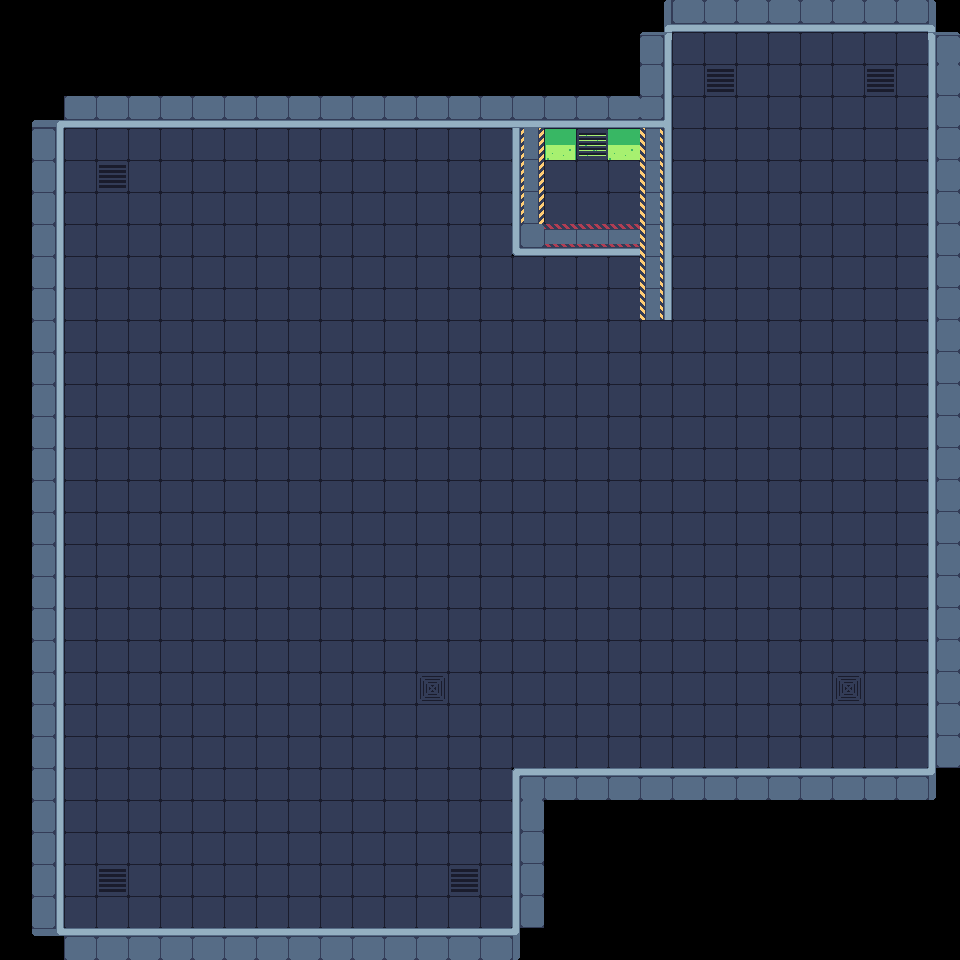

The image is a tile-based game level rendered from a .tmx file. Its description and complete source (layers, tilesets, objects, tile grids) follow:
An orthogonal 30x30 tile map with 32x32 px tiles, 2 tile layers (Layer2, Layer1) and 15 objects.

<map version="1.10" tiledversion="1.10.2" orientation="orthogonal" renderorder="right-down" width="30" height="30" tilewidth="32" tileheight="32" infinite="0" nextlayerid="5" nextobjectid="1">
 <editorsettings>
  <export target="tutorialMap.json" format="json" />
 </editorsettings>
 <tileset firstgid="1" name="tileset" tilewidth="32" tileheight="32" tilecount="851" columns="37">
  <image source="tileset.png" width="1184" height="736" />
  <tile id="2">
   <objectgroup draworder="index" id="2">
    <object id="1" x="0" y="0" width="32" height="32" />
   </objectgroup>
  </tile>
  <tile id="3">
   <objectgroup draworder="index" id="2">
    <object id="1" x="0" y="0" width="8.91848" height="32.0905" />
    <object id="2" x="0" y="0" width="32.0905" height="8.91848" />
   </objectgroup>
  </tile>
  <tile id="4">
   <objectgroup draworder="index" id="2">
    <object id="1" x="0" y="0" width="8.64693" height="31.9095" />
    <object id="2" x="0" y="0" width="32" height="8.91848" />
   </objectgroup>
  </tile>
  <tile id="5">
   <objectgroup draworder="index" id="2">
    <object id="1" x="0" y="0" width="32" height="7.92281" />
   </objectgroup>
  </tile>
  <tile id="6">
   <objectgroup draworder="index" id="2">
    <object id="1" x="23.8056" y="0" width="8.19436" height="31.9095" />
    <object id="2" x="0" y="0" width="31.819" height="8.01332" />
   </objectgroup>
  </tile>
  <tile id="75">
   <objectgroup draworder="index" id="2">
    <object id="1" x="0" y="0" width="8" height="32" />
   </objectgroup>
  </tile>
  <tile id="83">
   <objectgroup draworder="index" id="2">
    <object id="1" x="24" y="0" width="8" height="32" />
   </objectgroup>
  </tile>
  <tile id="297">
   <objectgroup draworder="index" id="2">
    <object id="7" x="0" y="0" width="8" height="32" />
   </objectgroup>
  </tile>
  <tile id="300">
   <objectgroup draworder="index" id="2">
    <object id="1" x="0" y="0" width="32" height="32" />
   </objectgroup>
  </tile>
  <tile id="305">
   <objectgroup draworder="index" id="2">
    <object id="3" x="24" y="0" width="8" height="32" />
   </objectgroup>
  </tile>
  <tile id="372">
   <objectgroup draworder="index" id="2">
    <object id="1" x="0" y="0" width="31.9095" height="7.92281" />
   </objectgroup>
  </tile>
  <tile id="375">
   <objectgroup draworder="index" id="2">
    <object id="1" x="0" y="0" width="32" height="8.10384" />
   </objectgroup>
  </tile>
 </tileset>
 <layer id="2" name="Layer2" width="30" height="30">
  <data encoding="csv">
0,0,0,0,0,0,0,0,0,0,0,0,0,0,0,0,0,0,0,0,0,0,0,0,0,0,0,0,0,0,
0,0,0,0,0,0,0,0,0,0,0,0,0,0,0,0,0,0,0,0,0,72,72,72,72,72,72,72,72,0,
0,0,0,0,0,0,0,0,0,0,0,0,0,0,0,0,0,0,0,0,0,72,70,72,72,72,72,70,72,0,
0,0,0,0,0,0,0,0,0,0,0,0,0,0,0,0,0,0,0,0,0,72,72,72,72,72,72,72,72,0,
0,0,72,72,72,72,72,72,72,72,72,72,72,72,72,72,1610613112,73,74,110,2684354936,72,72,72,72,72,72,72,72,0,
0,0,72,70,72,72,72,72,72,72,72,72,72,72,72,72,1610613112,72,72,72,2684354936,72,72,72,72,72,72,72,72,0,
0,0,72,72,72,72,72,72,72,72,72,72,72,72,72,72,1610613112,72,72,72,2684354936,72,72,72,72,72,72,72,72,0,
0,0,72,72,72,72,72,72,72,72,72,72,72,72,72,72,1610612739,1073742200,1073742200,1073742200,2684354936,72,72,72,72,72,72,72,72,0,
0,0,72,72,72,72,72,72,72,72,72,72,72,72,72,72,72,72,72,72,2684354936,72,72,72,72,72,72,72,72,0,
0,0,72,72,72,72,72,72,72,72,72,72,72,72,72,72,72,72,72,72,2684354936,72,72,72,72,72,72,72,72,0,
0,0,72,72,72,72,72,72,72,72,72,72,72,72,72,72,72,72,72,72,72,72,72,72,72,72,72,72,72,0,
0,0,72,72,72,72,72,72,72,72,72,72,72,72,72,72,72,72,72,72,72,72,72,72,72,72,72,72,72,0,
0,0,72,72,72,72,72,72,72,72,72,72,72,72,72,72,72,72,72,72,72,72,72,72,72,72,72,72,72,0,
0,0,72,72,72,72,72,72,72,72,72,72,72,72,72,72,72,72,72,72,72,72,72,72,72,72,72,72,72,0,
0,0,72,72,72,72,72,72,72,72,72,72,72,72,72,72,72,72,72,72,72,72,72,72,72,72,72,72,72,0,
0,0,72,72,72,72,72,72,72,72,72,72,72,72,72,72,72,72,72,72,72,72,72,72,72,72,72,72,72,0,
0,0,72,72,72,72,72,72,72,72,72,72,72,72,72,72,72,72,72,72,72,72,72,72,72,72,72,72,72,0,
0,0,72,72,72,72,72,72,72,72,72,72,72,72,72,72,72,72,72,72,72,72,72,72,72,72,72,72,72,0,
0,0,72,72,72,72,72,72,72,72,72,72,72,72,72,72,72,72,72,72,72,72,72,72,72,72,72,72,72,0,
0,0,72,72,72,72,72,72,72,72,72,72,72,72,72,72,72,72,72,72,72,72,72,72,72,72,72,72,72,0,
0,0,72,72,72,72,72,72,72,72,72,72,72,72,72,72,72,72,72,72,72,72,72,72,72,72,72,72,72,0,
0,0,72,72,72,72,72,72,72,72,72,72,72,107,72,72,72,72,72,72,72,72,72,72,72,72,107,72,72,0,
0,0,72,72,72,72,72,72,72,72,72,72,72,72,72,72,72,72,72,72,72,72,72,72,72,72,72,72,72,0,
0,0,72,72,72,72,72,72,72,72,72,72,72,72,72,72,72,72,72,72,72,72,72,72,72,72,72,72,72,0,
0,0,72,72,72,72,72,72,72,72,72,72,72,72,72,72,0,0,0,0,0,0,0,0,0,0,0,0,72,0,
0,0,72,72,72,72,72,72,72,72,72,72,72,72,72,72,0,0,0,0,0,0,0,0,0,0,0,0,0,0,
0,0,72,72,72,72,72,72,72,72,72,72,72,72,72,72,0,0,0,0,0,0,0,0,0,0,0,0,0,0,
0,0,72,70,72,72,72,72,72,72,72,72,72,72,70,72,0,0,0,0,0,0,0,0,0,0,0,0,0,0,
0,0,72,72,72,72,72,72,72,72,72,72,72,72,72,72,0,0,0,0,0,0,0,0,0,0,0,0,0,0,
0,0,0,0,0,0,0,0,0,0,0,0,0,0,0,0,0,0,0,0,0,0,0,0,0,0,0,0,0,0
</data>
 </layer>
 <layer id="1" name="Layer1" width="30" height="30">
  <data encoding="csv">
0,0,0,0,0,0,0,0,0,0,0,0,0,0,0,0,0,0,0,0,3221225512,1073742200,1073742200,1073742200,1073742200,1073742200,1073742200,1073742200,1073742200,1073741864,
0,0,0,0,0,0,0,0,0,0,0,0,0,0,0,0,0,0,0,0,2684354933,0,0,0,0,0,0,0,0,536871285,
0,0,0,0,0,0,0,0,0,0,0,0,0,0,0,0,0,0,0,0,2684354936,0,0,0,0,0,0,0,0,1610613112,
0,3758096424,1073742200,1073741830,1073742200,1073742200,1073742200,1073742200,1073742200,1073742200,1073742200,1073742200,1073742200,1073742200,1073742200,1073742200,1073742200,1073742200,1073742200,1073742200,2684354567,0,0,0,0,0,0,0,0,1610613112,
0,2684354936,0,0,0,0,0,0,0,0,0,0,0,0,0,0,536871362,0,0,0,2684355010,0,0,0,0,0,0,0,0,1610613112,
0,2684354936,0,0,0,0,0,0,0,0,0,0,0,0,0,0,536871362,0,0,0,2684355010,0,0,0,0,0,0,0,0,1610613112,
0,2684354936,0,0,0,0,0,0,0,0,0,0,0,0,0,0,536871362,0,0,0,2684355010,0,0,0,0,0,0,0,0,1610613112,
0,2684354936,0,0,0,0,0,0,0,0,0,0,0,0,0,0,1610612739,1073742660,1073742660,1073742660,2684355010,0,0,0,0,0,0,0,0,1610613112,
0,2684354936,0,0,0,0,0,0,0,0,0,0,0,0,0,0,0,0,0,0,2684355010,0,0,0,0,0,0,0,0,1610613112,
0,2684354936,0,0,0,0,0,0,0,0,0,0,0,0,0,0,0,0,0,0,2684355010,0,0,0,0,0,0,0,0,1610613112,
0,2684354936,0,0,0,0,0,0,0,0,0,0,0,0,0,0,0,0,0,0,0,0,0,0,0,0,0,0,0,1610613112,
0,2684354936,0,0,0,0,0,0,0,0,0,0,0,0,0,0,0,0,0,0,0,0,0,0,0,0,0,0,0,1610613112,
0,2684354936,0,0,0,0,0,0,0,0,0,0,0,0,0,0,0,0,0,0,0,0,0,0,0,0,0,0,0,1610613112,
0,2684354936,0,0,0,0,0,0,0,0,0,0,0,0,0,0,0,0,0,0,0,0,0,0,0,0,0,0,0,1610613112,
0,2684354936,0,0,0,0,0,0,0,0,0,0,0,0,0,0,0,0,0,0,0,0,0,0,0,0,0,0,0,1610613112,
0,2684354936,0,0,0,0,0,0,0,0,0,0,0,0,0,0,0,0,0,0,0,0,0,0,0,0,0,0,0,1610613112,
0,2684354936,0,0,0,0,0,0,0,0,0,0,0,0,0,0,0,0,0,0,0,0,0,0,0,0,0,0,0,1610613112,
0,2684354936,0,0,0,0,0,0,0,0,0,0,0,0,0,0,0,0,0,0,0,0,0,0,0,0,0,0,0,1610613112,
0,2684354936,0,0,0,0,0,0,0,0,0,0,0,0,0,0,0,0,0,0,0,0,0,0,0,0,0,0,0,1610613112,
0,2684354936,0,0,0,0,0,0,0,0,0,0,0,0,0,0,0,0,0,0,0,0,0,0,0,0,0,0,0,1610613112,
0,2684354936,0,0,0,0,0,0,0,0,0,0,0,0,0,0,0,0,0,0,0,0,0,0,0,0,0,0,0,1610613112,
0,2684354936,0,0,0,0,0,0,0,0,0,0,0,0,0,0,0,0,0,0,0,0,0,0,0,0,0,0,0,1610613112,
0,2684354936,0,0,0,0,0,0,0,0,0,0,0,0,0,0,0,0,0,0,0,0,0,0,0,0,0,0,0,1610613112,
0,2684354936,0,0,0,0,0,0,0,0,0,0,0,0,0,0,0,0,0,0,0,0,0,0,0,0,0,0,0,1610613112,
0,2684354936,0,0,0,0,0,0,0,0,0,0,0,0,0,0,301,376,376,376,376,376,376,376,376,376,376,376,6,40,
0,2684354936,0,0,0,0,0,0,0,0,0,0,0,0,0,0,1610613112,0,0,0,0,0,0,0,0,0,0,0,0,0,
0,2684354936,0,0,0,0,0,0,0,0,0,0,0,0,0,0,1610613112,0,0,0,0,0,0,0,0,0,0,0,0,0,
0,2684354936,0,0,0,0,0,0,0,0,0,0,0,0,0,0,1610613112,0,0,0,0,0,0,0,0,0,0,0,0,0,
0,2684354936,0,0,0,0,0,0,0,0,0,0,0,0,0,0,1610613112,0,0,0,0,0,0,0,0,0,0,0,0,0,
0,2684354600,376,376,376,376,376,376,376,376,376,376,376,376,376,376,40,0,0,0,0,0,0,0,0,0,0,0,0,0
</data>
 </layer>
</map>
